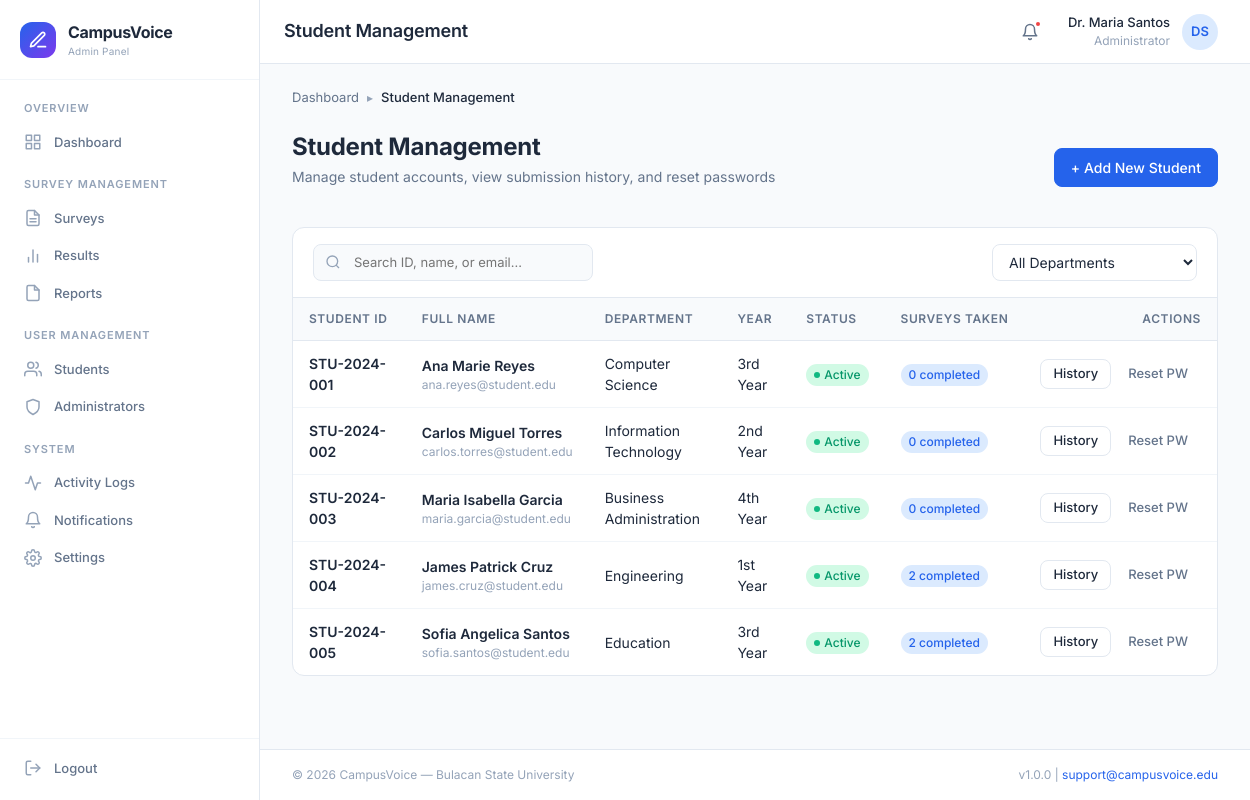
Screenshot of /admin/students/index.php (signed in) with the database file from the repository.
### tables this page shows
CREATE TABLE `students` (
    `student_id` INT AUTO_INCREMENT PRIMARY KEY,
    `student_number` VARCHAR(50) NOT NULL,
    `full_name` VARCHAR(150) NOT NULL,
    `email` VARCHAR(255) DEFAULT NULL,
    `password_hash` VARCHAR(255) NOT NULL,
    `must_change_password` TINYINT(1) NOT NULL DEFAULT 1,
    `contact_info` TEXT DEFAULT NULL,
    `department` VARCHAR(100) DEFAULT NULL,
    `year_level` VARCHAR(20) DEFAULT NULL,
    `status` ENUM('active', 'inactive') NOT NULL DEFAULT 'active',
    `created_at` DATETIME NOT NULL DEFAULT CURRENT_TIMESTAMP,
    `updated_at` DATETIME DEFAULT NULL ON UPDATE CURRENT_TIMESTAMP,
    UNIQUE KEY `uk_student_number` (`student_number`),
    INDEX `idx_status` (`status`)
);

### admin/students/index.php (the view, shortened to what this page needs)
<?php
require_once __DIR__ . '/../../utils/helpers.php';
$pdo = db();
$search = trim($_GET['search'] ?? '');
$query = "
    SELECT s.*,
           (SELECT COUNT(DISTINCT survey_id) FROM responses r WHERE r.student_id = s.student_id) as answered_count
    FROM students s
    WHERE 1=1
";
$params = [];
$query .= " ORDER BY s.created_at DESC";
$stmt = $pdo->prepare($query);
$stmt->execute($params);
$students = $stmt->fetchAll();
require_once __DIR__ . '/../../includes/header.php';
?>
<div class="breadcrumbs">
    <div class="breadcrumb-item"><a href="<?= BASE_URL ?>/admin/dashboard">Dashboard</a></div>
    <span class="breadcrumb-separator">▸</span>
    <div class="breadcrumb-item active">Student Management</div>
</div>
<div class="content-header">
    <div>
        <h2 class="content-title">Student Management</h2>
        <p class="content-subtitle">Manage student accounts, view submission history, and reset passwords</p>
    </div>
    <div class="content-actions">
        <a href="<?= BASE_URL ?>/admin/students/add" class="btn btn-primary">+ Add New Student</a>
    </div>
</div>
<div class="data-table-wrapper">
    <div class="data-table-header">
        <form method="GET" class="search-bar" style="min-width: 280px;">
            <div class="search-bar-icon">
            </div>
            <input type="text" name="search" placeholder="Search ID, name, or email..." value="<?= e($search) ?>" onchange="this.form.submit()">
        </form>
        <div style="display: flex; gap: var(--space-3);">
            <select name="department" class="form-select" style="width: auto;" onchange="window.location.href='<?= BASE_URL ?>/admin/students?search=<?= e($search) ?>&department=' + this.value">
                <option value="">All Departments</option>
            </select>
        </div>
    </div>
    <div class="data-table-responsive">
        <table class="data-table">
            <thead>
                <tr>
                    <th>Student ID</th>
                    <th>Full Name</th>
                    <th>Department</th>
                    <th>Year</th>
                    <th>Status</th>
                    <th>Surveys Taken</th>
                    <th style="text-align: right;">Actions</th>
                </tr>
            </thead>
            <tbody>
                <?php if (empty($students)): ?>
                    <tr>
                        <td colspan="7" style="text-align: center; padding: var(--space-8);">
                            <div class="empty-state" style="padding: 0;">
                                <div class="empty-state-title">No students found</div>
                            </div>
                        </td>
                    </tr>
                <?php else: ?>
                    <?php foreach ($students as $stu): ?>
                    <tr>
                        <td><span class="font-semibold"><?= e($stu['student_number']) ?></span></td>
                        <td>
                            <div class="font-semibold"><?= e($stu['full_name']) ?></div>
                            <div style="font-size: var(--font-size-xs); color: var(--color-text-tertiary);"><?= e($stu['email'] ?: 'No email') ?></div>
                        </td>
                        <td><?= e($stu['department'] ?: '—') ?></td>
                        <td><?= e($stu['year_level'] ?: '—') ?></td>
                        <td><?= getUserStatusBadge($stu['status']) ?></td>
                        <td><span class="badge badge-primary"><?= $stu['answered_count'] ?> completed</span></td>
                        <td style="text-align: right;">
                            <div style="display: inline-flex; gap: var(--space-1);">
                                <a href="<?= BASE_URL ?>/admin/students/<?= $stu['student_id'] ?>" class="btn btn-secondary btn-sm">History</a>
                                <a href="<?= BASE_URL ?>/admin/students/reset_password?id=<?= $stu['student_id'] ?>" class="btn btn-ghost btn-sm text-warning" onclick="return confirm('Reset password for <?= e(addslashes($stu['full_name'])) ?>?');">Reset PW</a>
                            </div>
                        </td>
                    </tr>
                    <?php endforeach; ?>
                <?php endif; ?>
            </tbody>
        </table>
    </div>
</div>
<?php require_once __DIR__ . '/../../includes/footer.php'; ?>

### utils/helpers.php (shortened to what this page needs)
<?php
function e($string) {
    return htmlspecialchars($string ?? '', ENT_QUOTES, 'UTF-8');
}
function getUserStatusBadge($status) {
    if ($status === 'active') {
        return '<span class="badge badge-success"><span class="badge-dot active"></span> Active</span>';
    }
    return '<span class="badge badge-gray"><span class="badge-dot inactive"></span> Inactive</span>';
}

### assets/css/variables.css (style rules this page uses)
:root { --color-primary: #2563EB; --color-primary-hover: #1D4ED8; --color-primary-active: #1E40AF; --color-primary-light: #DBEAFE; --color-primary-lighter: #EFF6FF; --color-primary-50: #EFF6FF; --color-primary-100: #DBEAFE; --color-primary-500: #3B82F6; --color-primary-600: #2563EB; --color-primary-700: #1D4ED8; --color-primary-800: #1E40AF; --color-secondary: #059669; --color-secondary-hover: #047857; --color-secondary-light: #D1FAE5; --color-secondary-lighter: #ECFDF5; --color-accent: #7C3AED; --color-accent-hover: #6D28D9; --color-accent-light: #EDE9FE; --color-accent-lighter: #F5F3FF; --color-gray-50: #F8FAFC; --color-gray-100: #F1F5F9; --color-gray-200: #E2E8F0; --color-gray-300: #CBD5E1; --color-gray-400: #94A3B8; --color-gray-500: #64748B; --color-gray-600: #475569; --color-gray-700: #334155; --color-gray-800: #1E293B; --color-gray-900: #0F172A; --color-success: #10B981; --color-success-light: #D1FAE5; --color-success-dark: #059669; --color-warning: #F59E0B; --color-warning-light: #FEF3C7; --color-warning-dark: #D97706; --color-error: #EF4444; --color-error-light: #FEE2E2; --color-error-dark: #DC2626; --color-info: #3B82F6; --color-info-light: #DBEAFE; --color-bg: #F8FAFC; --color-bg-alt: #F1F5F9; --color-surface: #FFFFFF; --color-surface-hover: #F8FAFC; --color-surface-elevated: #FFFFFF; --color-text: #1E293B; --color-text-secondary: #64748B; --color-text-tertiary: #94A3B8; --color-text-inverse: #FFFFFF; --color-text-link: #2563EB; --color-border: #E2E8F0; --color-border-hover: #CBD5E1; --color-border-focus: #2563EB; --color-divider: #F1F5F9; --font-family: 'Inter', -apple-system, BlinkMacSystemFont, 'Segoe UI', Roboto, sans-serif; --font-mono: 'JetBrains Mono', 'Fira Code', 'Consolas', monospace; --font-size-xs: 0.75rem; --font-size-sm: 0.8125rem; --font-size-base: 0.875rem; --font-size-md: 1rem; --font-size-lg: 1.125rem; --font-size-xl: 1.25rem; --font-size-2xl: 1.5rem; --font-size-3xl: 1.875rem; --font-size-4xl: 2.25rem; --font-weight-normal: 400; --font-weight-medium: 500; --font-weight-semibold: 600; --font-weight-bold: 700; --line-height-tight: 1.25; --line-height-normal: 1.5; --line-height-relaxed: 1.75; --space-0: 0; --space-1: 0.25rem; --space-2: 0.5rem; --space-3: 0.75rem; --space-4: 1rem; --space-5: 1.25rem; --space-6: 1.5rem; --space-8: 2rem; --space-10: 2.5rem; --space-12: 3rem; --space-16: 4rem; --space-20: 5rem; --radius-sm: 4px; --radius-md: 8px; --radius-lg: 12px; --radius-xl: 16px; --radius-2xl: 20px; --radius-full: 9999px; --shadow-xs: 0 1px 2px rgba(0, 0, 0, 0.04); --shadow-sm: 0 1px 3px rgba(0, 0, 0, 0.06), 0 1px 2px rgba(0, 0, 0, 0.04); --shadow-md: 0 4px 6px -1px rgba(0, 0, 0, 0.07), 0 2px 4px -2px rgba(0, 0, 0, 0.05); --shadow-lg: 0 10px 15px -3px rgba(0, 0, 0, 0.08), 0 4px 6px -4px rgba(0, 0, 0, 0.04); --shadow-xl: 0 20px 25px -5px rgba(0, 0, 0, 0.08), 0 8px 10px -6px rgba(0, 0, 0, 0.04); --shadow-inner: inset 0 2px 4px rgba(0, 0, 0, 0.05); --shadow-focus: 0 0 0 3px rgba(37, 99, 235, 0.15); --transition-fast: 150ms ease; --transition-base: 200ms ease; --transition-slow: 300ms ease; --transition-spring: 200ms cubic-bezier(0.34, 1.56, 0.64, 1); --z-dropdown: 100; --z-sticky: 200; --z-overlay: 300; --z-modal: 400; --z-toast: 500; --z-tooltip: 600; --sidebar-width: 260px; --sidebar-collapsed-width: 72px; --header-height: 64px; --content-max-width: 1280px; }

### assets/css/base.css (style rules this page uses)
*, *::before, *::after { margin: 0; padding: 0; box-sizing: border-box; }
html { font-size: 16px; -webkit-text-size-adjust: 100%; -webkit-font-smoothing: antialiased; -moz-osx-font-smoothing: grayscale; scroll-behavior: smooth; }
body { font-family: var(--font-family); font-size: var(--font-size-base); font-weight: var(--font-weight-normal); line-height: var(--line-height-normal); color: var(--color-text); background-color: var(--color-bg); min-height: 100vh; }
h1, h2, h3, h4, h5, h6 { font-weight: var(--font-weight-semibold); line-height: var(--line-height-tight); color: var(--color-text); letter-spacing: -0.01em; }
h2 { font-size: var(--font-size-xl); }
p { margin-bottom: var(--space-4); color: var(--color-text-secondary); }
a { color: var(--color-text-link); text-decoration: none; transition: color var(--transition-fast); }
table { width: 100%; border-collapse: collapse; font-size: var(--font-size-base); }
button, input, select, textarea { font-family: inherit; font-size: inherit; line-height: inherit; color: inherit; }
.text-warning { color: var(--color-warning); }
.font-semibold { font-weight: var(--font-weight-semibold); }

### rows the page displays
students: student_number "STU-2024-001", full_name "Ana Marie Reyes", email "ana.reyes@student.edu", department "Computer Science", year_level "3rd Year", status "active" (drawn), answered_count "0"
students: student_number "STU-2024-002", full_name "Carlos Miguel Torres", email "carlos.torres@student.edu", department "Information Technology", year_level "2nd Year", status "active" (drawn), answered_count "0"
students: student_number "STU-2024-003", full_name "Maria Isabella Garcia", email "maria.garcia@student.edu", department "Business Administration", year_level "4th Year", status "active" (drawn), answered_count "0"
students: student_number "STU-2024-004", full_name "James Patrick Cruz", email "james.cruz@student.edu", department "Engineering", year_level "1st Year", status "active" (drawn), answered_count "2"
students: student_number "STU-2024-005", full_name "Sofia Angelica Santos", email "sofia.santos@student.edu", department "Education", year_level "3rd Year", status "active" (drawn), answered_count "2"

### other values shown
APP_NAME "CampusVoice"
$pageTitle "Student Management"
$userName "Dr. Maria Santos"
$userInitials "DS"
APP_SCHOOL "Bulacan State University"
APP_VERSION "1.0.0"
APP_SUPPORT_EMAIL "support@campusvoice.edu"
